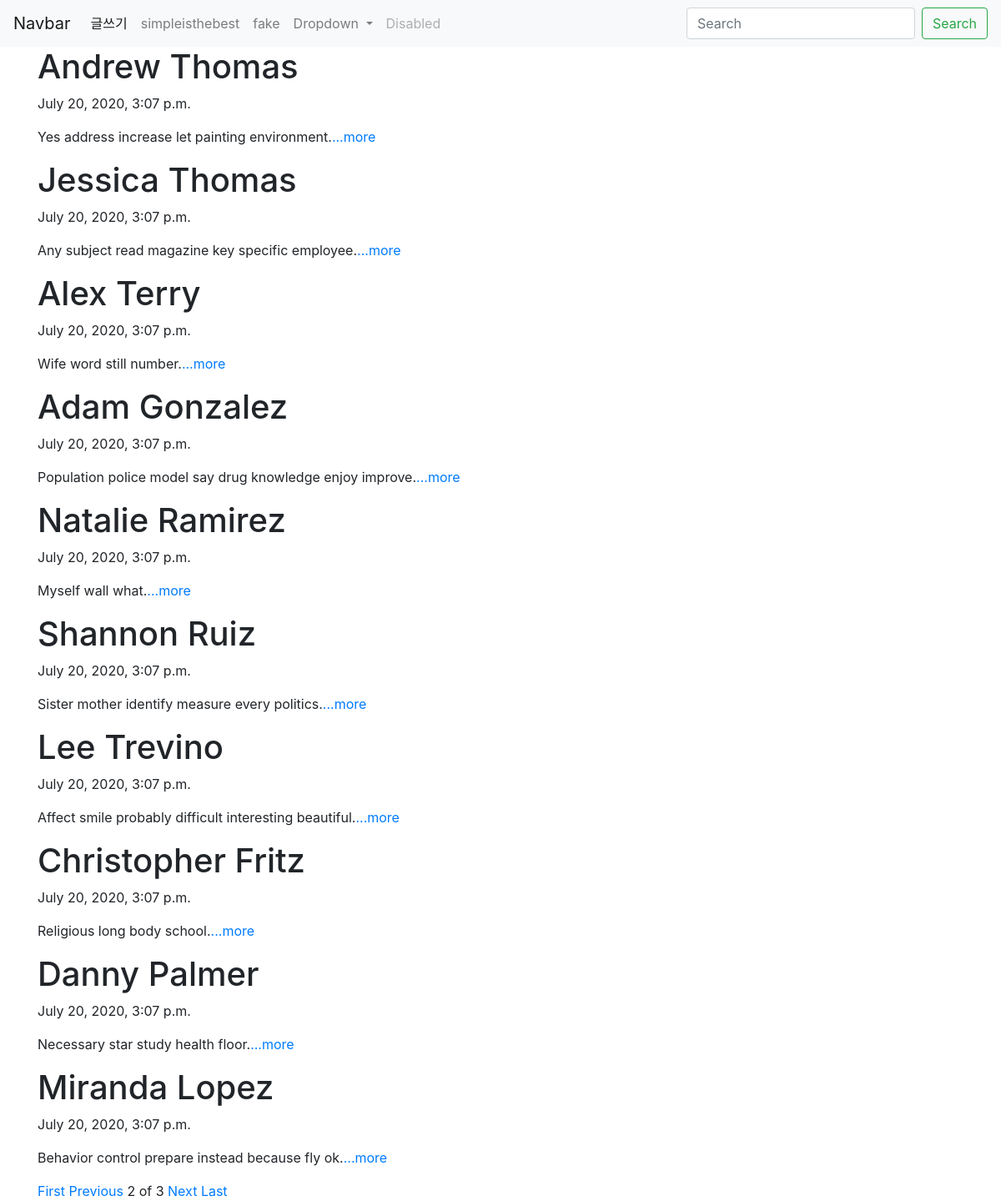
Screenshot of /?page=2 with the database file from the repository.
### blog/models.py (models this page shows, shortened)
class Blog(models.Model):
    title = models.CharField(max_length=200)
    pub_date = models.DateTimeField('date published')
    body = models.TextField()
    def summary(self):
        return self.body[:100]

### blog/views.py (the view)
# urls.py: path('', blog.views.blog, name = "blog"),
def blog(request):
    blogs = Blog.objects
    blog_list = Blog.objects.all()
    paginator = Paginator(blog_list,10)
    page = request.GET.get('page')
    articles = paginator.get_page(page)
    return render(request, 'blog.html', {'blogs': blogs,'articles':articles})

### blog/templates/blog.html
{% extends 'base.html' %}
{% block content %}
    {% for blog in articles %}
     <div>
        <h1>{{ blog.title }}</h1>
        <p>{{ blog.pub_date }}</p>
        <p>{{ blog.summary }}<a href="{% url 'detail' blog.id %}">...more</a></p>
     </div>
    {% endfor %}
<div>
  {% if articles.has_previous %}
  <a href="?page1">First</a>
  <a href="?page={{ articles.previous_page_number }}">Previous</a>
  {% endif %}
  <span>{{articles.number}}</span>
  <span>of</span>
  <span>{{articles.paginator.num_pages}}</span>
  {% if articles.has_next %}
  <a href="?page={{ articles.next_page_number }}">Next</a>
  <a href="?page={{ articles.paginator.num_pages }}">Last</a>
  {% endif %}
</div>
{% endblock %}

### rows the page displays
Blog: title "Andrew Thomas", pub_date "July 20, 2020, 3:07 p.m.", summary "Yes address increase let painting environment."
Blog: title "Jessica Thomas", pub_date "July 20, 2020, 3:07 p.m.", summary "Any subject read magazine key specific employee."
Blog: title "Alex Terry", pub_date "July 20, 2020, 3:07 p.m.", summary "Wife word still number."
Blog: title "Adam Gonzalez", pub_date "July 20, 2020, 3:07 p.m.", summary "Population police model say drug knowledge enjoy improve."
Blog: title "Natalie Ramirez", pub_date "July 20, 2020, 3:07 p.m.", summary "Myself wall what."
Blog: title "Shannon Ruiz", pub_date "July 20, 2020, 3:07 p.m.", summary "Sister mother identify measure every politics."
Blog: title "Lee Trevino", pub_date "July 20, 2020, 3:07 p.m.", summary "Affect smile probably difficult interesting beautiful."
Blog: title "Christopher Fritz", pub_date "July 20, 2020, 3:07 p.m.", summary "Religious long body school."
Blog: title "Danny Palmer", pub_date "July 20, 2020, 3:07 p.m.", summary "Necessary star study health floor."
Blog: title "Miranda Lopez", pub_date "July 20, 2020, 3:07 p.m.", summary "Behavior control prepare instead because fly ok."

### other values shown
{{ articles.number }} "2"
{{ articles.paginator.num_pages }} "3"
